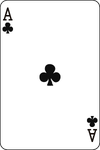
#> input picture img/card/half_png/c01.png, 100 x 150 px
$ python img_convert.py   (Python 2 division)   (older library calls are emulated)
#> lines starting #> are read from the running program, lines starting #| are printed output that depends on the picture
from PIL import Image

type = ["c", "d", "h", "s"]
edit = []

for val in range(4):
	for count in range(1,14):
		if count < 10:
			num = "0" + str(count)
		else:
			num = str(count)

		edit.append(str(type[val]) + str(num) + ".png")

edit.append("z01.png")
edit.append("z02.png")
edit.append("x01.png")
edit.append("x02.png")

print "edit start"

for val in range(len(edit)):
	img = Image.open(edit[val], "r")
#> img is the input picture: PIL image 100x150 RGBA; mean R, G, B, A 242.4, 242.4, 242.3, 254.3
	img.thumbnail((img.size[0] / 2, img.size[1] / 2), Image.ANTIALIAS)
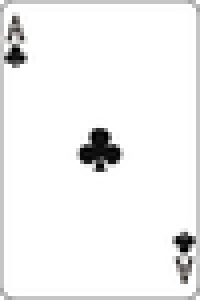
#> img: PIL image 50x75 RGBA (shown 4 times larger); mean R, G, B, A 242.2, 242.1, 242.1, 254.3; transparent parts drawn white
	img.save(edit[val], "PNG", quality = 100, optimize = True)
#> pass 2 of the loop `for val in range(len(edit)):`:
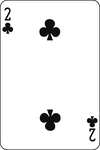
#> input picture img/card/half_png/c02.png, 100 x 150 px
#> img is the input picture: PIL image 100x150 RGBA; mean R, G, B, A 238.6, 238.6, 238.6, 254.3
#> `img.thumbnail((img.size[0] / 2, img.size[1] / 2), Image.ANTIALIAS)`:
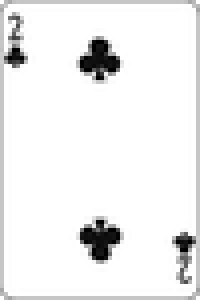
#> img: PIL image 50x75 RGBA (shown 4 times larger); mean R, G, B, A 238.3, 238.3, 238.3, 254.3; transparent parts drawn white
#> (the run stopped early here; a loop or call above may not have finished)
